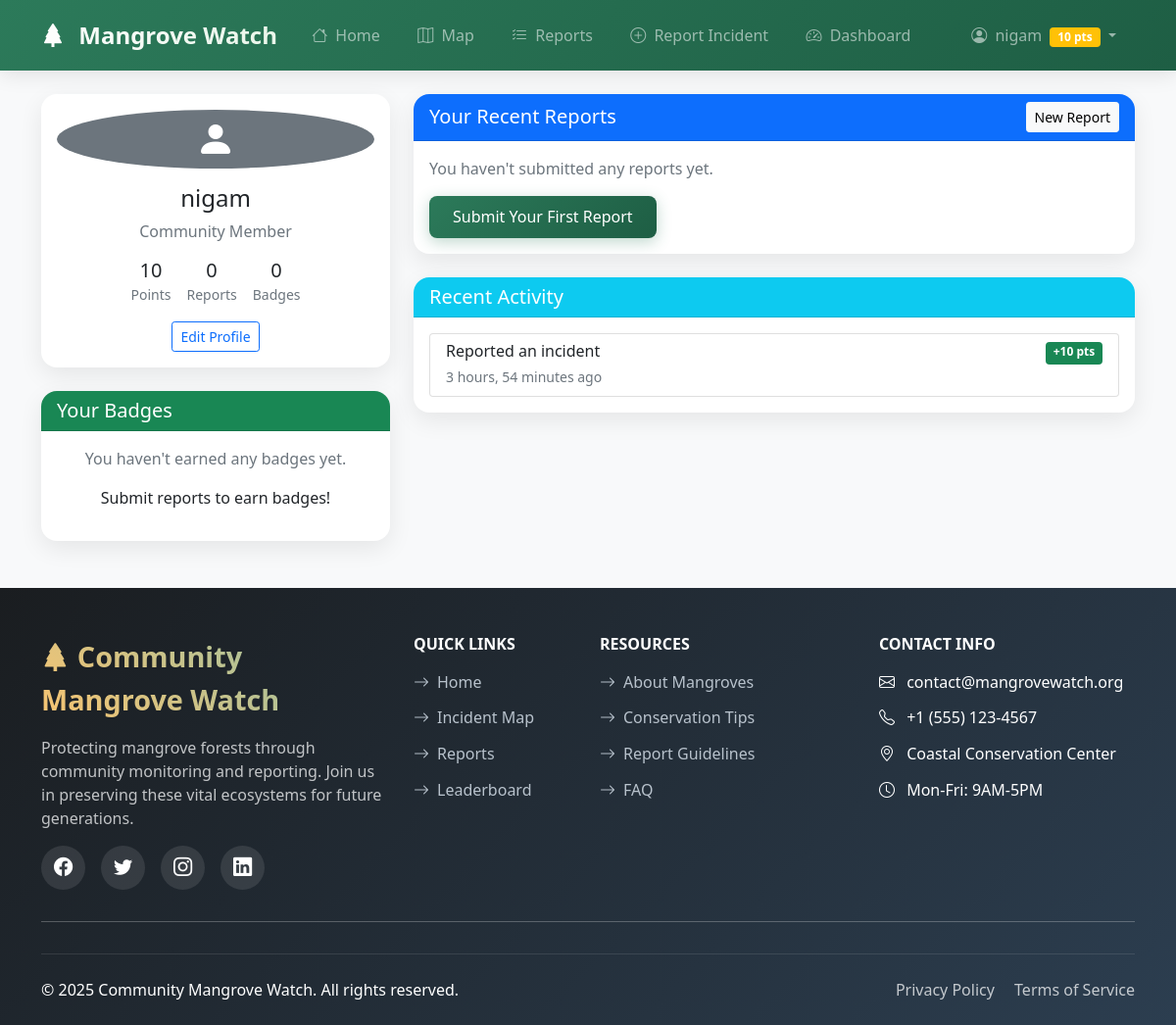
/users/dashboard/ (signed in), run on the app's committed database.
### users/models.py (models this page shows, shortened)
class CustomUser(AbstractUser):
    USER_TYPES = [
        ('community', 'Community Member'),
        ('fisherman', 'Fisherman'),
        ('scientist', 'Citizen Scientist'),
        ('ngo', 'NGO Staff'),
        ('government', 'Government Official'),
        ('researcher', 'Researcher'),
    ]
    user_type = models.CharField(max_length=20, choices=USER_TYPES, default='community')
    phone_number = models.CharField(max_length=15, blank=True)
    organization = models.CharField(max_length=100, blank=True)
    location = models.CharField(max_length=100, blank=True)
    bio = models.TextField(blank=True)
    profile_picture = models.ImageField(upload_to='profile_pics/', blank=True)
    points = models.IntegerField(default=0)
    level = models.IntegerField(default=1)
    created_at = models.DateTimeField(default=timezone.now)

### gamification/models.py (models this page shows, shortened)
class Activity(models.Model):
    user = models.ForeignKey(CustomUser, on_delete=models.CASCADE, related_name='activities')
    activity_type = models.CharField(max_length=50)
    points_earned = models.IntegerField(default=0)
    description = models.TextField()
    created_at = models.DateTimeField(default=timezone.now)

### users/views.py (the view)
# urls.py: path('dashboard/', views.dashboard, name='dashboard'),
@login_required
def dashboard(request):
    user_reports = IncidentReport.objects.filter(reporter=request.user).order_by('-created_at')[:5]
    user_activities = Activity.objects.filter(user=request.user).order_by('-created_at')[:10]
    context = {
        'user_reports': user_reports,
        'user_activities': user_activities,
    }
    if request.user.user_type in ['ngo', 'government', 'researcher']:
        pending_reports = IncidentReport.objects.filter(status='reported').order_by('-created_at')[:5]
        context['pending_reports'] = pending_reports
    return render(request, 'users/dashboard.html', context)

### templates/users/dashboard.html (shortened to what this page needs)
{% extends 'base.html' %}
{% block content %}
<div class="container py-4">
    <div class="row">
        <div class="col-md-4">
            <div class="card">
                <div class="card-body text-center">
                    {% if user.profile_picture %}
                    <img src="{{ user.profile_picture.url }}" class="profile-avatar mb-3" alt="Profile picture">
                    {% else %}
                    <div class="bg-secondary rounded-circle profile-avatar d-flex align-items-center justify-content-center mx-auto mb-3">
                        <i class="bi bi-person-fill text-white fs-1"></i>
                    </div>
                    {% endif %}
                    <h4>{{ user.username }}</h4>
                    <p class="text-muted">{{ user.get_user_type_display }}</p>
                    <div class="d-flex justify-content-center gap-3 mb-3">
                        <div class="text-center">
                            <h5 class="mb-0">{{ user.points }}</h5>
                            <small class="text-muted">Points</small>
                        </div>
                        <div class="text-center">
                            <h5 class="mb-0">{{ user.reports.count }}</h5>
                            <small class="text-muted">Reports</small>
                        </div>
                        <div class="text-center">
                            <h5 class="mb-0">{{ user.badges.count }}</h5>
                            <small class="text-muted">Badges</small>
                        </div>
                    </div>
                    <a href="{% url 'profile' %}" class="btn btn-outline-primary btn-sm">Edit Profile</a>
                </div>
            </div>
            <div class="card mt-4">
                <div class="card-header bg-success text-white">
                    <h5 class="mb-0">Your Badges</h5>
                </div>
                <div class="card-body">
                    {% if user_badges %}
                    <div class="row">
                        {% for user_badge in user_badges %}
                        <div class="col-4 text-center mb-3">
                            <i class="bi bi-award-fill badge-icon"></i>
                            <p class="small mb-0">{{ user_badge.badge.name }}</p>
                        </div>
                        {% endfor %}
                    </div>
                    {% else %}
                    <p class="text-muted text-center">You haven't earned any badges yet.</p>
                    <p class="text-center">Submit reports to earn badges!</p>
                    {% endif %}
                </div>
            </div>
        </div>
        <div class="col-md-8">
            <div class="card">
                <div class="card-header bg-primary text-white d-flex justify-content-between align-items-center">
                    <h5 class="mb-0">Your Recent Reports</h5>
                    <a href="{% url 'report_create' %}" class="btn btn-sm btn-light">New Report</a>
                </div>
                <div class="card-body">
                    {% if user_reports %}
                    <div class="list-group">
                        {% for report in user_reports %}
                        <a href="{% url 'report_detail' report.id %}" class="list-group-item list-group-item-action">
                            <div class="d-flex w-100 justify-content-between">
                                <h6 class="mb-1">{{ report.get_incident_type_display }}</h6>
                                <small class="text-muted">{{ report.created_at|timesince }} ago</small>
                            </div>
                            <p class="mb-1">{{ report.description|truncatewords:15 }}</p>
                            <small>
                                Status:
                                <span class="badge bg-{% if report.status == 'validated' %}success{% elif report.status == 'reported' %}warning{% else %}secondary{% endif %}">
                                    {{ report.get_status_display }}
                                </span>
                            </small>
                        </a>
                        {% endfor %}
                    </div>
                    {% else %}
                    <p class="text-muted">You haven't submitted any reports yet.</p>
                    <a href="{% url 'report_create' %}" class="btn btn-primary">Submit Your First Report</a>
                    {% endif %}
                </div>
            </div>
            <div class="card mt-4">
                <div class="card-header bg-info text-white">
                    <h5 class="mb-0">Recent Activity</h5>
                </div>
                <div class="card-body">
                    {% if user_activities %}
                    <div class="list-group">
                        {% for activity in user_activities %}
                        <div class="list-group-item">
                            <div class="d-flex w-100 justify-content-between">
                                <h6 class="mb-1">{{ activity.description }}</h6>
                                {% if activity.points_earned > 0 %}
                                <span class="badge bg-success">+{{ activity.points_earned }} pts</span>
                                {% endif %}
                            </div>
                            <small class="text-muted">{{ activity.created_at|timesince }} ago</small>
                        </div>
                        {% endfor %}
                    </div>
                    {% else %}
                    <p class="text-muted">No recent activity.</p>
                    {% endif %}
                </div>
            </div>
        </div>
    </div>
</div>
{% endblock %}

### templates/base.html (shortened to what this page needs)
<!DOCTYPE html>
<html lang="en">
<head>
    <link href="https://cdn.jsdelivr.net/npm/bootstrap@5.1.3/dist/css/bootstrap.min.css" rel="stylesheet">
    <link rel="stylesheet" href="https://cdn.jsdelivr.net/npm/bootstrap-icons@1.8.1/font/bootstrap-icons.css">
    <link rel="stylesheet" href="https://unpkg.com/leaflet@1.9.4/dist/leaflet.css" />
    <link rel="stylesheet" href="https://unpkg.com/leaflet.markercluster@1.4.1/dist/MarkerCluster.css">
    <link rel="stylesheet" href="https://unpkg.com/leaflet.markercluster@1.4.1/dist/MarkerCluster.Default.css">
</head>
<body>
    <nav class="navbar navbar-expand-lg navbar-dark">
        <div class="container">
            <a class="navbar-brand" href="{% url 'home' %}">
                <i class="bi bi-tree-fill me-2"></i> Mangrove Watch
            </a>
            <div class="collapse navbar-collapse" id="navbarNav">
                <ul class="navbar-nav me-auto">
                    <li class="nav-item">
                        <a class="nav-link" href="{% url 'home' %}">
                            <i class="bi bi-house me-1"></i> Home
                        </a>
                    </li>
                    <li class="nav-item">
                        <a class="nav-link" href="{% url 'report_map' %}">
                            <i class="bi bi-map me-1"></i> Map
                        </a>
                    </li>
                    <li class="nav-item">
                        <a class="nav-link" href="{% url 'report_list' %}">
                            <i class="bi bi-list-check me-1"></i> Reports
                        </a>
                    </li>
                    {% if user.is_authenticated %}
                    <li class="nav-item">
                        <a class="nav-link" href="{% url 'report_create' %}">
                            <i class="bi bi-plus-circle me-1"></i> Report Incident
                        </a>
                    </li>
                    <li class="nav-item">
                        <a class="nav-link" href="{% url 'dashboard' %}">
                            <i class="bi bi-speedometer2 me-1"></i> Dashboard
                        </a>
                    </li>
                    {% endif %}
                </ul>
                <ul class="navbar-nav">
                    {% if user.is_authenticated %}
                    <li class="nav-item dropdown">
                        <a class="nav-link dropdown-toggle" href="#" id="navbarDropdown" role="button"
                           data-bs-toggle="dropdown" aria-expanded="false">
                            <i class="bi bi-person-circle me-1"></i> {{ user.username }}
                            {% if user_points %}<span class="badge bg-warning ms-1">{{ user_points }} pts</span>{% endif %}
                        </a>
                    </li>
                    {% endif %}
                </ul>
            </div>
        </div>
    </nav>
    <main>
        {% block content %}{% endblock %}
    </main>
    <footer>
        <div class="container">
            <div class="row">
                <div class="col-lg-4 mb-4 mb-lg-0">
                    <div class="footer-brand">
                        <i class="bi bi-tree-fill me-2"></i>Community Mangrove Watch
                    </div>
                    <p class="text-light opacity-75">Protecting mangrove forests through community monitoring and reporting. Join us in preserving these vital ecosystems for future generations.</p>
                    <div class="social-icons">
                        <a href="#" aria-label="Facebook"><i class="bi bi-facebook"></i></a>
                        <a href="#" aria-label="Twitter"><i class="bi bi-twitter"></i></a>
                        <a href="#" aria-label="Instagram"><i class="bi bi-instagram"></i></a>
                        <a href="#" aria-label="LinkedIn"><i class="bi bi-linkedin"></i></a>
                    </div>
                </div>
                <div class="col-lg-2 col-md-4 mb-4 mb-md-0">
                    <h6 class="text-uppercase fw-bold mb-3">Quick Links</h6>
                    <ul class="footer-links">
                        <li><a href="{% url 'home' %}"><i class="bi bi-arrow-right me-2"></i>Home</a></li>
                        <li><a href="{% url 'report_map' %}"><i class="bi bi-arrow-right me-2"></i>Incident Map</a></li>
                        <li><a href="{% url 'report_list' %}"><i class="bi bi-arrow-right me-2"></i>Reports</a></li>
                        <li><a href="{% url 'leaderboard' %}"><i class="bi bi-arrow-right me-2"></i>Leaderboard</a></li>
                    </ul>
                </div>
                <div class="col-lg-3 col-md-4 mb-4 mb-md-0">
                    <h6 class="text-uppercase fw-bold mb-3">Resources</h6>
                    <ul class="footer-links">
                        <li><a href="#"><i class="bi bi-arrow-right me-2"></i>About Mangroves</a></li>
                        <li><a href="#"><i class="bi bi-arrow-right me-2"></i>Conservation Tips</a></li>
                        <li><a href="#"><i class="bi bi-arrow-right me-2"></i>Report Guidelines</a></li>
                        <li><a href="#"><i class="bi bi-arrow-right me-2"></i>FAQ</a></li>
                    </ul>
                </div>
                <div class="col-lg-3 col-md-4">
                    <h6 class="text-uppercase fw-bold mb-3">Contact Info</h6>
                    <ul class="footer-links">
                        <li><i class="bi bi-envelope me-2"></i> contact@mangrovewatch.org</li>
                        <li><i class="bi bi-telephone me-2"></i> +1 (555) 123-4567</li>
                        <li><i class="bi bi-geo-alt me-2"></i> Coastal Conservation Center</li>
                        <li><i class="bi bi-clock me-2"></i> Mon-Fri: 9AM-5PM</li>
                    </ul>
                </div>
            </div>
            <hr class="footer-divider">
            <div class="footer-bottom">
                <div class="row align-items-center">
                    <div class="col-md-6 text-center text-md-start">
                        <p class="mb-0">&copy; {% now "Y" %} Community Mangrove Watch. All rights reserved.</p>
                    </div>
                    <div class="col-md-6 text-center text-md-end">
                        <a href="#" class="text-light opacity-75 text-decoration-none me-3">Privacy Policy</a>
                        <a href="#" class="text-light opacity-75 text-decoration-none">Terms of Service</a>
                    </div>
                </div>
            </div>
        </div>
    </footer>
</body>
</html>

### data on the page
CustomUser: username "nigam", user_type "Community Member", points "10", reports.count "0", badges.count "0"
Activity: description "Reported an incident", points_earned "10", created_at "3 hours, 54 minutes"

### other printed values
{{ user_points }} "10"
